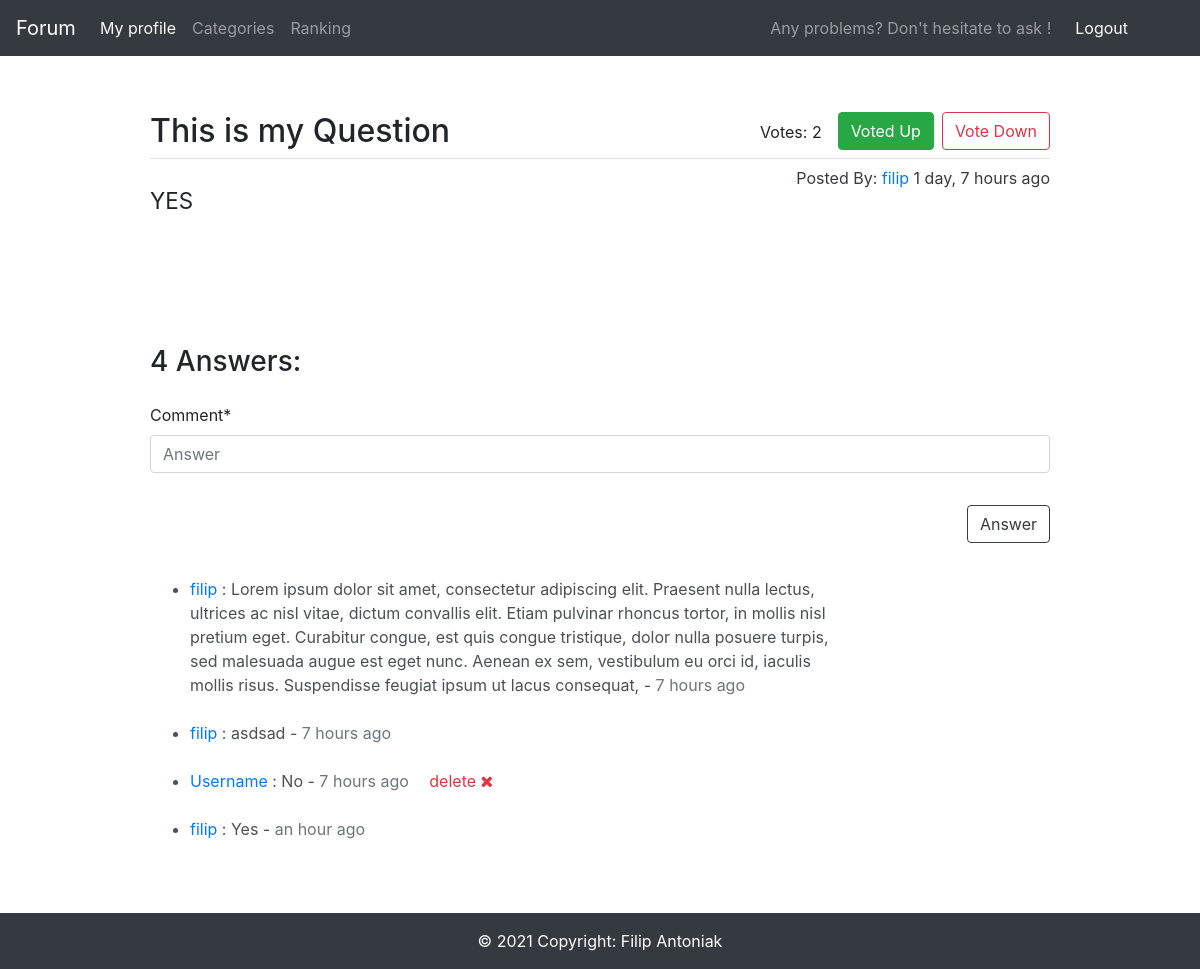
Screenshot of /58/ (signed in) with the database file from the repository.
### main/models.py (models this page shows, shortened)
class Question(models.Model):
    question_text = models.CharField(max_length=100)
    question_subtext = models.TextField(max_length=500)
    pub_date = models.DateTimeField('date published')
    user = models.ForeignKey(User, on_delete=models.CASCADE, default=User.objects.get(pk=1).pk)
    votes = models.IntegerField(default=0)
    def get_date(self):
        return humanize.naturaltime(self.pub_date)

class Comment(models.Model):
    question = models.ForeignKey(Question, on_delete=models.CASCADE, default=1)
    pub_date = models.DateTimeField('date published', default=return_date_time)
    comment_text = models.CharField(max_length=400)
    user = models.ForeignKey(User, on_delete=models.CASCADE, default=User.objects.get(pk=1).pk)
    def get_date(self):
        return humanize.naturaltime(self.pub_date)

### main/views.py (the view, shortened to what this page needs)
# urls.py: path('<int:pk>/', views.DetailView.as_view(), name='detail'),
class DetailView(generic.FormView, generic.DetailView):
    form_class = CreateCommentForm
    template_name = 'main/detail.html'
    def get_queryset(self):
        try:
            messages.info(self.request, str(VoterUp.objects.filter(user=self.request.user).count()-VoterDown.objects.filter(user=self.request.user).count()))
        except:
            pass
        """
        Return the last five published questions (not including those set to be
        published in the future).
        """
        return Question.objects.filter(
            pub_date__lte=timezone.now()
        ).order_by('-pub_date')

### main/forms.py
class CreateCommentForm(forms.ModelForm):
    comment_text = forms.CharField(label='Comment',
                                   max_length=400,
                                   widget=forms.TextInput({"placeholder": "Answer"})
                                   )
    class Meta:
        model = Comment
        fields = ['comment_text']

### main/models.py (called while the page is built)
def return_date_time():
    now = timezone.now()
    return now + timezone.timedelta(days=1)

### main/templates/main/detail.html (shortened to what this page needs)
{% extends 'main/base.html' %}
{% block content %}
{% load crispy_forms_tags %}
{% for message in messages %}
    {% if message.tags == 'info' %}
        {% if message.message == '1' %}
            <form action="{% url 'main:vote_down' question.id %}" method='GET'>
                <button type="submit" class="btn btn-outline-danger float-right">Vote Down</button>
            </form>
            <form action="{% url 'main:vote_up' question.id %}" method='GET'>
                <button class="btn btn-success float-right mr-2">Voted Up</button>
            </form>
        {% endif %}
    {% endif %}
{% endfor %}
<div class="float-right mr-3 mt-2">Votes: {{ question.votes }}</div>
<h2>{{ question.question_text }}</h2>
<a class="float-right" href="/profile/{{ question.user.username }}">
    <div class="text-dark mt-2">Posted By: <span class="text-primary">{{ question.user.username }}</span> {{ question.get_date }}</div>
</a>
<legend class="border-bottom"></legend>
<h3 class="w-75 mt-4 mb-5"><small>{{ question.question_subtext }}</small></h3>
<div class="mt-5 mb-5 p-3"></div>
{% if request.user.is_authenticated %}
    <h3 class="mt-5 mb-4">{{ question.comment_set.all.count }} Answers:</h3>
    <form method="POST">
        <fieldset class="form-group">
            {{ form|crispy }}
        </fieldset>
        <div class="form-group">
            <button class="btn btn-outline-dark float-right" type="submit">Answer</button>
        </div>
        <small class="p-3"></small>
    </form>
{% else %}
    <h3 class="mt-5 mb-4">{{ question.comment_set.all.count }} Answers:
        <a class="float-right" href="/login/">
            <small class="text-primary mt-2">Login To Answer</small>
        </a>
    </h3>
{% endif %}
<ul class="mt-5">
    {% for comment in question.comment_set.all %}
    <li class="mt-3 list-group-item-action flex-column align-items-start mb-4">
        <div class="w-75">
            <a href="/profile/{{ comment.user.username }}" class="text-primary">{{ comment.user }}</a>
                : {{ comment.comment_text }} - <span class="text-secondary">{{ comment.get_date }}</span>
            {% if request.user == comment.user %}
                <a class="text-danger ml-3" href="{% url 'main:delete_comment' comment.id %}"> delete <i class="fa fa-close"></i></a>
            {% endif %}
        </div>
    </li>
    {% endfor %}
</ul>
<div class="p-3"></div>
    {% block footer-class %} position-absolute w-100 {% endblock %}
{% endblock %}

### rows the page displays
Question: votes "2", question_text "This is my Question", user.username "filip", get_date "1 day, 7 hours ago", question_subtext "YES", comment_set.all.count "4"
Comment: user "filip", comment_text "Lorem ipsum dolor sit amet, consectetur adipiscing elit. Praesent nulla lectus, ultrices ac nisl vitae, dictum convallis elit. Etiam pulvinar rhoncus tortor, in mollis nisl pretium eget. Curabitur congue, est quis congue tristique, dolor nulla posuere turpis, sed malesuada augue est eget nunc. Aenean ex sem, vestibulum eu orci id, iaculis mollis risus. Suspendisse feugiat ipsum ut lacus consequat,", get_date "7 hours ago"
Comment: user "filip", comment_text "asdsad", get_date "7 hours ago"
Comment: user "Username", comment_text "No", get_date "7 hours ago", shows "delete"
Comment: user "filip", comment_text "Yes", get_date "an hour ago"
